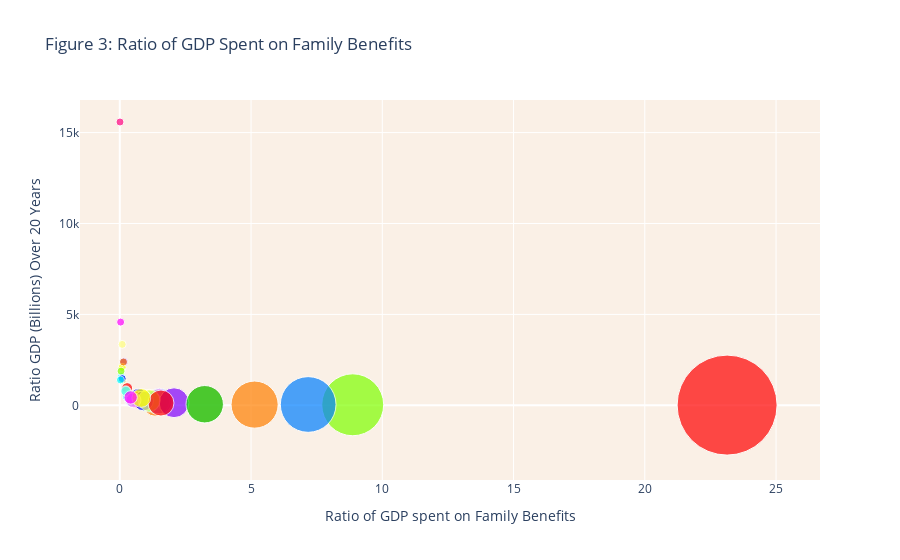

Notebook code cell kept with this figure:
### Code cell
import pandas as pd
import plotly.graph_objects as go
import numpy as np


# Read / Cleaning the data
social_spending = pd.read_csv("Data_cleaned/social_spending.csv", header=1)
gdp = pd.read_csv("Data_cleaned/gdp.csv")
gdp['gdp'] = gdp['gdp'].replace('..', np.nan)
gdp['gdp'] = gdp['gdp'].str.replace(',', '')
gdp['gdp'] = gdp['gdp'].astype(float)
social_spending = social_spending.rename(columns={'Year': 'Country'})
social_spending = social_spending.applymap(lambda x: x.strip() if isinstance(x, str) else x)
social_spending = pd.melt(social_spending, id_vars=['Country'], var_name='Year', value_name='s_s')
social_spending['Country_Year'] = social_spending['Country'] + '_' + social_spending['Year'].astype(str)

merged_data = pd.merge(gdp, social_spending, on=['Country_Year'])
merged_data['gdp'] = pd.to_numeric(merged_data['gdp'], errors='coerce')
merged_data['s_s'] = pd.to_numeric(merged_data['s_s'], errors='coerce')
#merged_data['gdp'] = merged_data['gdp'].fillna(merged_data['gdp'].mean())
#merged_data['s_s'] = merged_data['s_s'].fillna(merged_data['s_s'].mean())


average_social_spending = merged_data.groupby('Country')['s_s'].mean().reset_index()
average_gdp = merged_data.groupby('Country')['gdp'].mean().reset_index()
average_data = pd.merge(average_social_spending, average_gdp, on='Country', suffixes=('_s_s', '_gdp'))
average_data['s_s_gdp_ratio'] = average_data['s_s'] / average_data['gdp'] * 100

color_map = {
    'Australia': 'rgb(255, 0, 0)',        # Red
    'Austria': 'rgb(0, 255, 0)',          # Green
    'Belgium': 'rgb(0, 0, 255)',          # Blue
    'Canada': 'rgb(255, 255, 0)',         # Yellow
    'Chile': 'rgb(255, 0, 255)',          # Magenta
    'Colombia': 'rgb(0, 255, 255)',       # Cyan
    'Costa Rica': 'rgb(255, 127, 0)',     # Orange
    'Czechia': 'rgb(255, 0, 127)',        # Reddish-Pink
    'Denmark': 'rgb(0, 127, 255)',        # Bluish
    'Estonia': 'rgb(127, 255, 0)',        # Greenish-Yellow
    'Finland': 'rgb(0, 255, 127)',        # Greenish
    'France': 'rgb(127, 0, 255)',         # Purplish-Blue
    'Germany': 'rgb(255, 255, 127)',      # Light Yellow
    'Greece': 'rgb(127, 255, 255)',       # Light Cyan
    'Hungary': 'rgb(255, 127, 255)',      # Light Magenta
    'Iceland': 'rgb(255, 0, 0)',          # Red
    'Ireland': 'rgb(0, 255, 0)',          # Green
    'Israel': 'rgb(0, 0, 255)',           # Blue
    'Italy': 'rgb(255, 255, 0)',          # Yellow
    'Japan': 'rgb(255, 0, 255)',          # Magenta
    'Korea': 'rgb(0, 255, 255)',          # Cyan
    'Latvia': 'rgb(255, 127, 0)',         # Orange
    'Lithuania': 'rgb(255, 0, 127)',      # Reddish-Pink
    'Luxembourg': 'rgb(0, 127, 255)',     # Bluish
    'Mexico': 'rgb(127, 255, 0)',         # Greenish-Yellow
    'Netherlands': 'rgb(0, 255, 127)',    # Greenish
    'New Zealand': 'rgb(127, 0, 255)',    # Purplish-Blue
    'Norway': 'rgb(255, 255, 127)',      # Light Yellow
    'Poland': 'rgb(127, 255, 255)',       # Light Cyan
    'Portugal': 'rgb(255, 127, 255)',     # Light Magenta
    'Slovak Republic': 'rgb(255, 0, 0)',  # Red
    'Slovenia': 'rgb(0, 255, 0)',         # Green
    'Spain': 'rgb(0, 0, 255)',            # Blue
    'Sweden': 'rgb(255, 255, 0)',         # Yellow
    'Switzerland': 'rgb(255, 0, 255)',    # Magenta
    'Türkiye': 'rgb(0, 255, 255)',        # Cyan
    'United Kingdom': 'rgb(255, 127, 0)', # Orange
    'United States': 'rgb(255, 0, 127)',  # Reddish-Pink
}

average_data['color'] = average_data['Country'].map(color_map)
bubble_sizes = average_data['s_s_gdp_ratio'] * 1000

fig = go.Figure(data=go.Scatter(
    x=average_data['s_s_gdp_ratio'],
    y=average_data['gdp'],
    mode='markers',
    marker=dict(
        size=bubble_sizes,
        sizemode='area',
        sizeref=2.*max(bubble_sizes)/(100**2),
        sizemin=4,
        color=average_data['color']
    ),
    text=average_data.apply(lambda row: f"Country: {row['Country']}<br>Avg Social Spending: {row['s_s']:,}<br>Avg GDP: {row['gdp']:,}<br>Ratio: {row['s_s_gdp_ratio']:.4f}", axis=1),
))

fig.update_layout(
    title='Figure 3: Ratio of GDP Spent on Family Benefits',
    xaxis=dict(title='Ratio of GDP spent on Family Benefits'),  
    yaxis=dict(title='Ratio GDP (Billions) Over 20 Years'),
    showlegend=False
)

fig.update_layout(plot_bgcolor='#faf0e6')


fig.show()

### Figure 1 — Plotly figure (JSON) as saved in the notebook; plotly's stock layout.template omitted (floating-point values rounded to 4 significant figures)
{"data": [{"marker": {"color": ["rgb(255, 0, 0)", "rgb(0, 255, 0)", "rgb(0, 0, 255)", "rgb(255, 255, 0)", "rgb(255, 0, 255)", "rgb(0, 255, 255)", "rgb(255, 127, 0)", "rgb(255, 0, 127)", "rgb(0, 127, 255)", "rgb(127, 255, 0)", "rgb(0, 255, 127)", "rgb(127, 0, 255)", "rgb(255, 255, 127)", "rgb(127, 255, 255)", "rgb(255, 127, 255)", "rgb(255, 0, 0)", "rgb(0, 255, 0)", "rgb(0, 0, 255)", "rgb(255, 255, 0)", "rgb(255, 0, 255)", "rgb(0, 255, 255)", "rgb(255, 127, 0)", "rgb(255, 0, 127)", "rgb(0, 127, 255)", "rgb(127, 255, 0)", "rgb(0, 255, 127)", "rgb(127, 0, 255)", "rgb(255, 255, 127)", "rgb(127, 255, 255)", "rgb(255, 127, 255)", "rgb(255, 0, 0)", "rgb(0, 255, 0)", "rgb(0, 0, 255)", "rgb(255, 255, 0)", "rgb(255, 0, 255)", "rgb(0, 255, 255)", "rgb(255, 127, 0)", "rgb(255, 0, 127)"], "size": [278.7, 750.4, 716.7, 108.1, 451.0, 330.5, 1347.0, 684.5, 1511.0, 8873.0, 1425.0, 152.2, 90.85, 458.8, 1505.0, 23140.0, 1113.0, 903.9, 90.38, 31.52, 61.71, 5136.0, 3236.0, 7176.0, 47.47, 241.1, 2066.0, 1117.0, 222.0, 520.8, 1568.0, 3235.0, 90.07, 818.4, 412.7, 24.12, 138.6, 7.445], "sizemin": 4, "sizemode": "area", "sizeref": 4.627}, "mode": "markers", "text": ["Country: Australia<br>Avg Social Spending: 2.64<br>Avg GDP: 947.4142105263157<br>Ratio: 0.2787", "Country: Austria<br>Avg Social Spending: 2.76<br>Avg GDP: 367.80842105263156<br>Ratio: 0.7504", "Country: Belgium<br>Avg Social Spending: 3.18<br>Avg GDP: 443.73<br>Ratio: 0.7167", "Country: Canada<br>Avg Social Spending: 1.5133333333333332<br>Avg GDP: 1,400.496842105263<br>Ratio: 0.1081", "Country: Chile<br>Avg Social Spending: 1.4333333333333333<br>Avg GDP: 317.82842105263154<br>Ratio: 0.4510", "Country: Colombia<br>Avg Social Spending: 1.6600000000000001<br>Avg GDP: 502.2426315789474<br>Ratio: 0.3305", "Country: Costa Rica<br>Avg Social Spending: 0.89<br>Avg GDP: 66.07263157894737<br>Ratio: 1.3470", "Country: Czechia<br>Avg Social Spending: 2.066666666666667<br>Avg GDP: 301.94421052631577<br>Ratio: 0.6845", "Country: Denmark<br>Avg Social Spending: 3.6333333333333333<br>Avg GDP: 240.44894736842105<br>Ratio: 1.5111", "Country: Estonia<br>Avg Social Spending: 2.8000000000000003<br>Avg GDP: 31.55473684210526<br>Ratio: 8.8735", "Country: Finland<br>Avg Social Spending: 2.9866666666666664<br>Avg GDP: 209.63210526315788<br>Ratio: 1.4247", "Country: France<br>Avg Social Spending: 3.6357142857142857<br>Avg GDP: 2,388.204210526316<br>Ratio: 0.1522", "Country: Germany<br>Avg Social Spending: 3.046666666666667<br>Avg GDP: 3,353.6431578947368<br>Ratio: 0.0908", "Country: Greece<br>Avg Social Spending: 1.3545454545454545<br>Avg GDP: 295.21315789473687<br>Ratio: 0.4588", "Country: Hungary<br>Avg Social Spending: 3.3466666666666667<br>Avg GDP: 222.37842105263155<br>Ratio: 1.5049", "Country: Iceland<br>Avg Social Spending: 3.2333333333333334<br>Avg GDP: 13.97578947368421<br>Ratio: 23.1352", "Country: Ireland<br>Avg Social Spending: 2.6333333333333333<br>Avg GDP: 236.61684210526317<br>Ratio: 1.1129", "Country: Israel<br>Avg Social Spending: 2.209090909090909<br>Avg GDP: 244.4078947368421<br>Ratio: 0.9039", "Country: Italy<br>Avg Social Spending: 1.8909090909090909<br>Avg GDP: 2,092.1652631578945<br>Ratio: 0.0904", "Country: Japan<br>Avg Social Spending: 1.4428571428571428<br>Avg GDP: 4,577.864736842105<br>Ratio: 0.0315", "Country: Korea<br>Avg Social Spending: 0.9733333333333333<br>Avg GDP: 1,577.2263157894736<br>Ratio: 0.0617", "Country: Latvia<br>Avg Social Spending: 2.1<br>Avg GDP: 40.88789473684211<br>Ratio: 5.1360", "Country: Lithuania<br>Avg Social Spending: 2.2<br>Avg GDP: 67.9857894736842<br>Ratio: 3.2360", "Country: Luxembourg<br>Avg Social Spending: 3.426315789473684<br>Avg GDP: 47.74631578947369<br>Ratio: 7.1761", "Country: Mexico<br>Avg Social Spending: 0.8947368421052632<br>Avg GDP: 1,884.6984210526314<br>Ratio: 0.0475", "Country: Netherlands<br>Avg Social Spending: 1.8333333333333333<br>Avg GDP: 760.4494736842106<br>Ratio: 0.2411", "Country: New Zealand<br>Avg Social Spending: 2.973684210526316<br>Avg GDP: 143.9678947368421<br>Ratio: 2.0655", "Country: Norway<br>Avg Social Spending: 3.142105263157895<br>Avg GDP: 281.3831578947368<br>Ratio: 1.1167", "Country: Poland<br>Avg Social Spending: 1.7842105263157895<br>Avg GDP: 803.6257894736842<br>Ratio: 0.2220", "Country: Portugal<br>Avg Social Spending: 1.4666666666666666<br>Avg GDP: 281.6336842105263<br>Ratio: 0.5208", "Country: Slovak Republic<br>Avg Social Spending: 2.006666666666667<br>Avg GDP: 127.96736842105264<br>Ratio: 1.5681", "Country: Slovenia<br>Avg Social Spending: 1.905263157894737<br>Avg GDP: 58.902105263157885<br>Ratio: 3.2346", "Country: Spain<br>Avg Social Spending: 1.3210526315789475<br>Avg GDP: 1,466.668947368421<br>Ratio: 0.0901", "Country: Sweden<br>Avg Social Spending: 3.3210526315789473<br>Avg GDP: 405.7978947368421<br>Ratio: 0.8184", "Country: Switzerland<br>Avg Social Spending: 1.8<br>Avg GDP: 436.17157894736846<br>Ratio: 0.4127", "Country: Türkiye<br>Avg Social Spending: 0.3368421052631579<br>Avg GDP: 1,396.5926315789475<br>Ratio: 0.0241", "Country: United Kingdom<br>Avg Social Spending: 3.305263157894737<br>Avg GDP: 2,384.88<br>Ratio: 0.1386", "Country: United States<br>Avg Social Spending: 1.16<br>Avg GDP: 15,581.214210526316<br>Ratio: 0.0074"], "type": "scatter", "x": [0.2787, 0.7504, 0.7167, 0.1081, 0.451, 0.3305, 1.347, 0.6845, 1.511, 8.873, 1.425, 0.1522, 0.09085, 0.4588, 1.505, 23.14, 1.113, 0.9039, 0.09038, 0.03152, 0.06171, 5.136, 3.236, 7.176, 0.04747, 0.2411, 2.066, 1.117, 0.222, 0.5208, 1.568, 3.235, 0.09007, 0.8184, 0.4127, 0.02412, 0.1386, 0.007445], "y": [947.4, 367.8, 443.7, 1400.0, 317.8, 502.2, 66.07, 301.9, 240.4, 31.55, 209.6, 2388.0, 3354.0, 295.2, 222.4, 13.98, 236.6, 244.4, 2092.0, 4578.0, 1577.0, 40.89, 67.99, 47.75, 1885.0, 760.4, 144.0, 281.4, 803.6, 281.6, 128.0, 58.9, 1467.0, 405.8, 436.2, 1397.0, 2385.0, 15580.0]}], "layout": {"plot_bgcolor": "#faf0e6", "showlegend": false, "title": {"text": "Figure 3: Ratio of GDP Spent on Family Benefits"}, "xaxis": {"title": {"text": "Ratio of GDP spent on Family Benefits"}}, "yaxis": {"title": {"text": "Ratio GDP (Billions) Over 20 Years"}}}}
